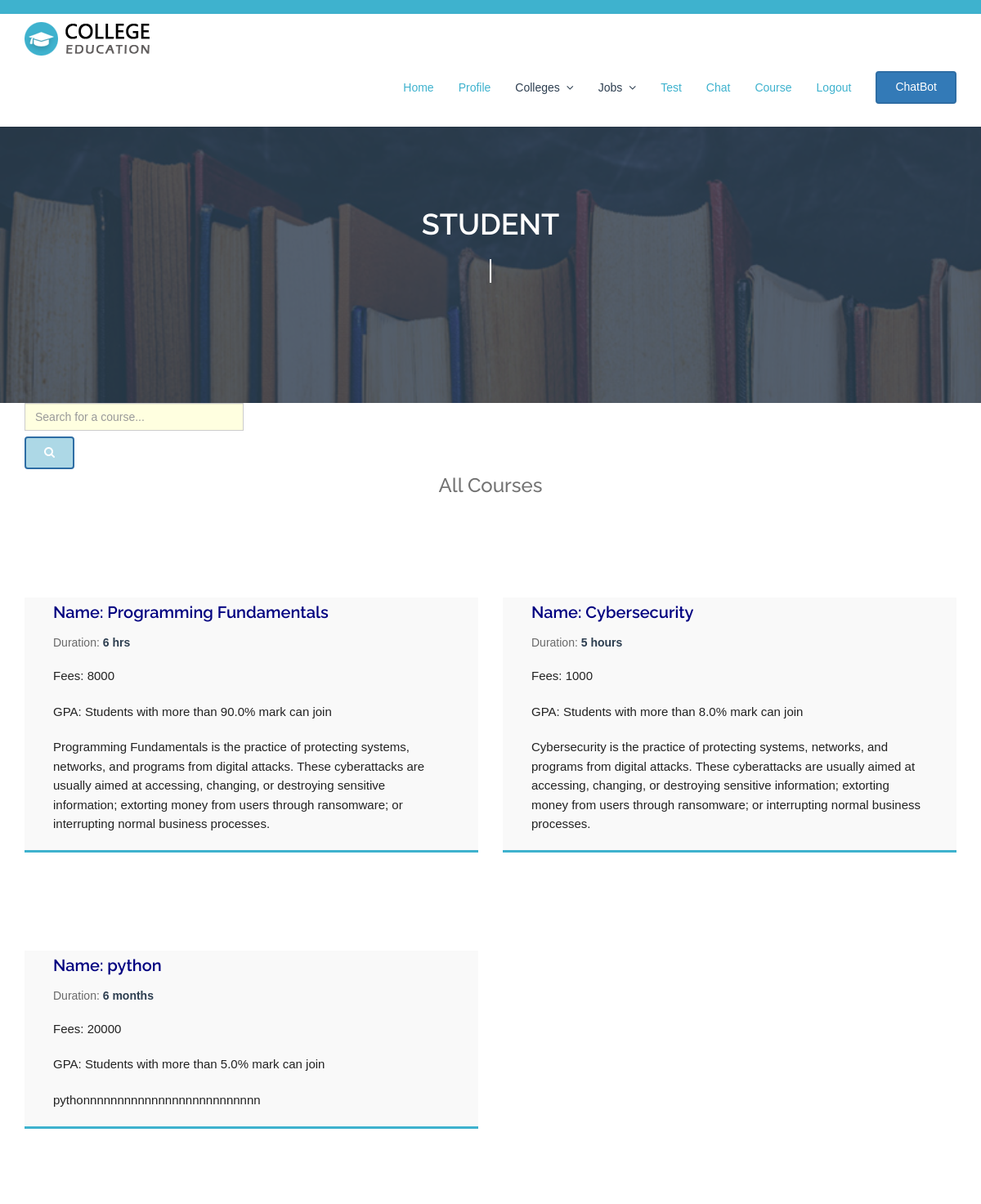
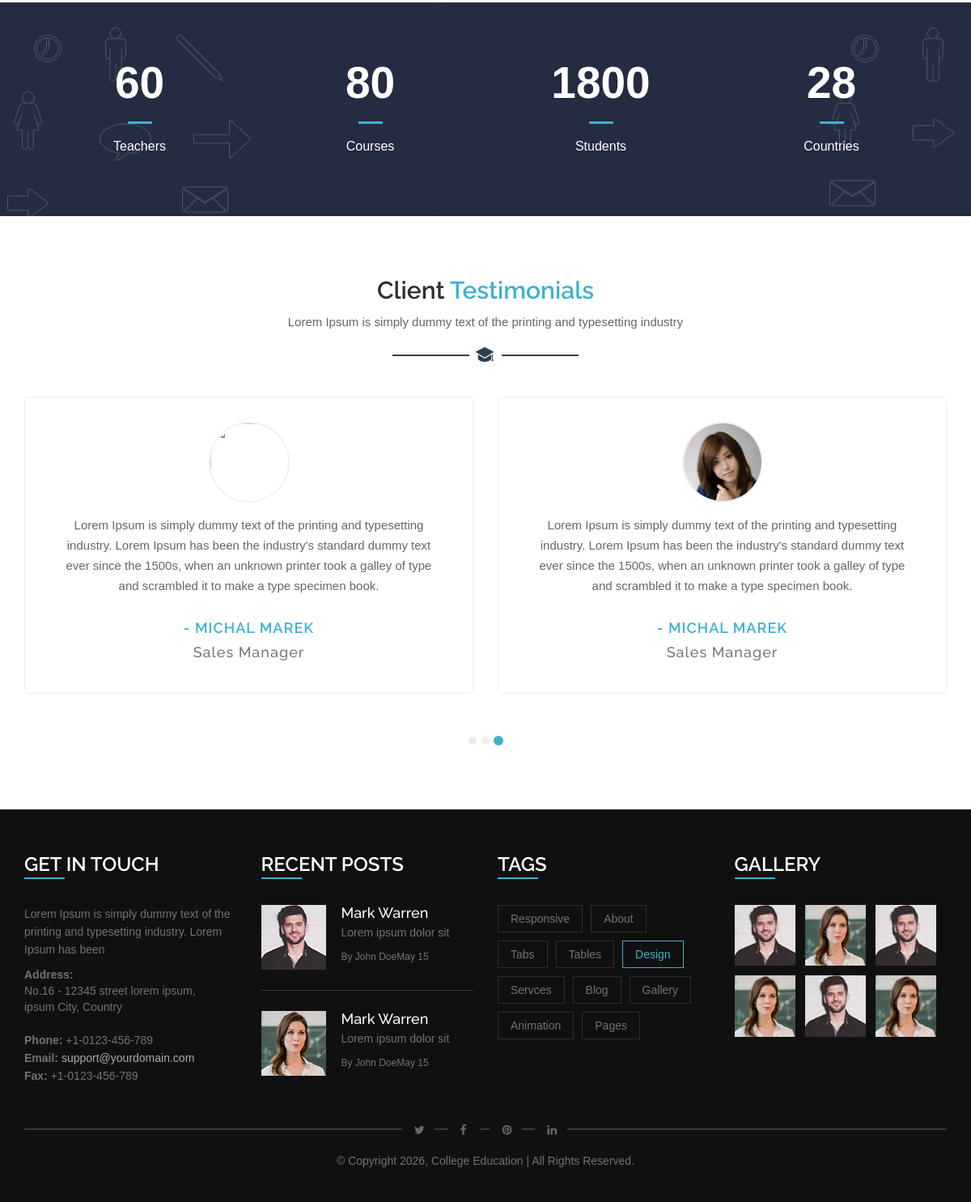
The app's page /Stud_Course with its own data (2 pictures, top to bottom).
### myapp/models.py (models this page shows)
class Course(models.Model):
    mentor = models.ForeignKey(
        Mentor,
        on_delete=models.CASCADE,
        null=True
    )
    clg = models.ForeignKey(
        College,
        on_delete=models.CASCADE
    )
    name = models.CharField(max_length=50, null=True)
    duration = models.CharField(max_length=50, null=True)
    fees = models.CharField(max_length=50, null=True)
    details = models.CharField(max_length=100, null=True)
    gpa = models.FloatField(null=True)

### myapp/views.py (the view)
# urls.py: path('Stud_Course', views.Stud_Course),
def Stud_Course(request):
    search_term = (
        request.POST.get(
            "search_term",
            ""
        ).strip()
        if request.method == "POST"
        else ""
    )
    if search_term:
        data = Course.objects.filter(
            Q(name__icontains=search_term)
            |
            Q(gpa__icontains=search_term)
            |
            Q(duration__icontains=search_term)
        )
    else:
        data = Course.objects.all()
    return render(
        request,
        "student/Stud_Course.html",
        {
            "data": data,
            "search_term": search_term
        }
    )

### templates/student/Stud_Course.html (shortened to what this page needs)
{% extends 'student/common.html' %}
{% load static %}
{% block content %}
<div class="container">
  <div class="row justify-content-center align-items-center" style="min-height: 20vh;">
    <div class="col-md-8">
      <form class="input-group mb-5 mt-4" method="POST">
        <input
          type="text"
          class="form-control"
          placeholder="Search for a course..."
          name="search_term"
          value="{{ search_term }}"
          style="background-color: lightyellow; color: black;"
        >
        <button
          class="btn btn-primary"
          type="submit"
          style="background-color: lightblue; color: white;"
        >
          <i class="fa fa-search"></i>
        </button>
      </form>
    </div>
  </div>
</div>
{% if data.exists %}
  <div class="container">
    <h3 class="text-center mb-4">{% if search_term %}Search Results{% else %}All Courses{% endif %}</h3>
    <div class="inner-page-wrapper course-wrapper">
      {% for i in data %}
        {% if forloop.first or forloop.counter0|divisibleby:2 %}
          <div class="row offset-top-40">
        {% endif %}
        <div class="col-sm-6 col-md-6 mb-4">
          <div class="single-item border p-3 shadow-sm rounded" style="background-color: #f9f9f9;">
            <div class="single-item-text">
              <h4><a href="#" style="color: navy;">Name: {{ i.name }}</a></h4>
              <div class="single-item-text-info">
                <span>Duration: <span>{{ i.duration }}</span></span>
              </div>
              <p>Fees: {{ i.fees }}</p>
              <p>GPA: Students with more than {{ i.gpa }}% mark can join</p>
              <p>{{ i.details }}</p>
            </div>
          </div>
        </div>
        {% if forloop.counter|divisibleby:2 or forloop.last %}
          </div>
        {% endif %}
      {% endfor %}
    </div>
  </div>
{% endif %}
{% endblock %}

### static/css/style.css (style rules this page uses)
* { margin: 0; padding: 0; }
body { font-family: 'Open Sans', sans-serif; font-size: 14px; line-height: 1.57143; font-weight: 400; color: #727272; }
h1, h2, h3, h4, h5, h6 { font-family: 'Raleway', sans-serif; margin-top: 0; }
a { color: #666666; transition: all 0.3s ease 0s; }
a, a:hover, a:active, a:focus { outline: none; text-decoration: none; }
.btn, .btn * { transition: all 0.3s ease 0s; }
.btn { border-width: 2px; margin-bottom: 7px; margin-top: 7px; padding: 7px 22px 9px; z-index: 1; }
i { transition: all 0.4s ease-in-out 0s; }
.offset-top-40 { margin-top: 40px; }
.course-wrapper { margin: 0; padding: 55px 0 16px; width: 100%; float: left; }
.single-item { background: #f6f6f6 none repeat scroll 0 0; padding: 0 35px; -webkit-transition: all 0.3s ease 0s; transition: all 0.3s ease 0s; margin-bottom: 80px; }
.single-item-text h4 { font-size: 20px; padding-top: 7px; }
.single-item-text h4 a, .single-item-text h4 { color: #2d3e50; font-weight: 600; }
.single-item-text-info span { color: #696969; margin-right: 11px; }
.single-item-text-info span span { color: #2d3e50; font-weight: 600; }
.single-item-text > p { color: #222222; }
.single-item-text-info { margin-bottom: 18px; padding-top: 5px; }
.inner-page-wrapper { padding: 50px 0; float: left; width: 100%; }
.inner-page-wrapper p { font-size: 15px; margin: 0 0 20px; }
.course-wrapper { padding: 74px 0 15px; }
body { font-family: Arial; }
* { box-sizing: border-box; }

### static/css/one.css (style rules this page uses)
.single-item { border-bottom: 3px solid #3eb2ce; }

### records on screen
Course: name "Programming Fundamentals", duration "6 hrs", fees "8000", gpa "90.0", details "Programming Fundamentals is the practice of protecting systems, networks, and programs from digital attacks. These cyberattacks are usually aimed at accessing, changing, or destroying sensitive information; extorting money from users through ransomware; or interrupting normal business processes."
Course: name "Cybersecurity", duration "5 hours", fees "1000", gpa "8.0", details "Cybersecurity is the practice of protecting systems, networks, and programs from digital attacks. These cyberattacks are usually aimed at accessing, changing, or destroying sensitive information; extorting money from users through ransomware; or interrupting normal business processes."
Course: name "python", duration "6 months", fees "20000", gpa "5.0", details "pythonnnnnnnnnnnnnnnnnnnnnnnnnn"
